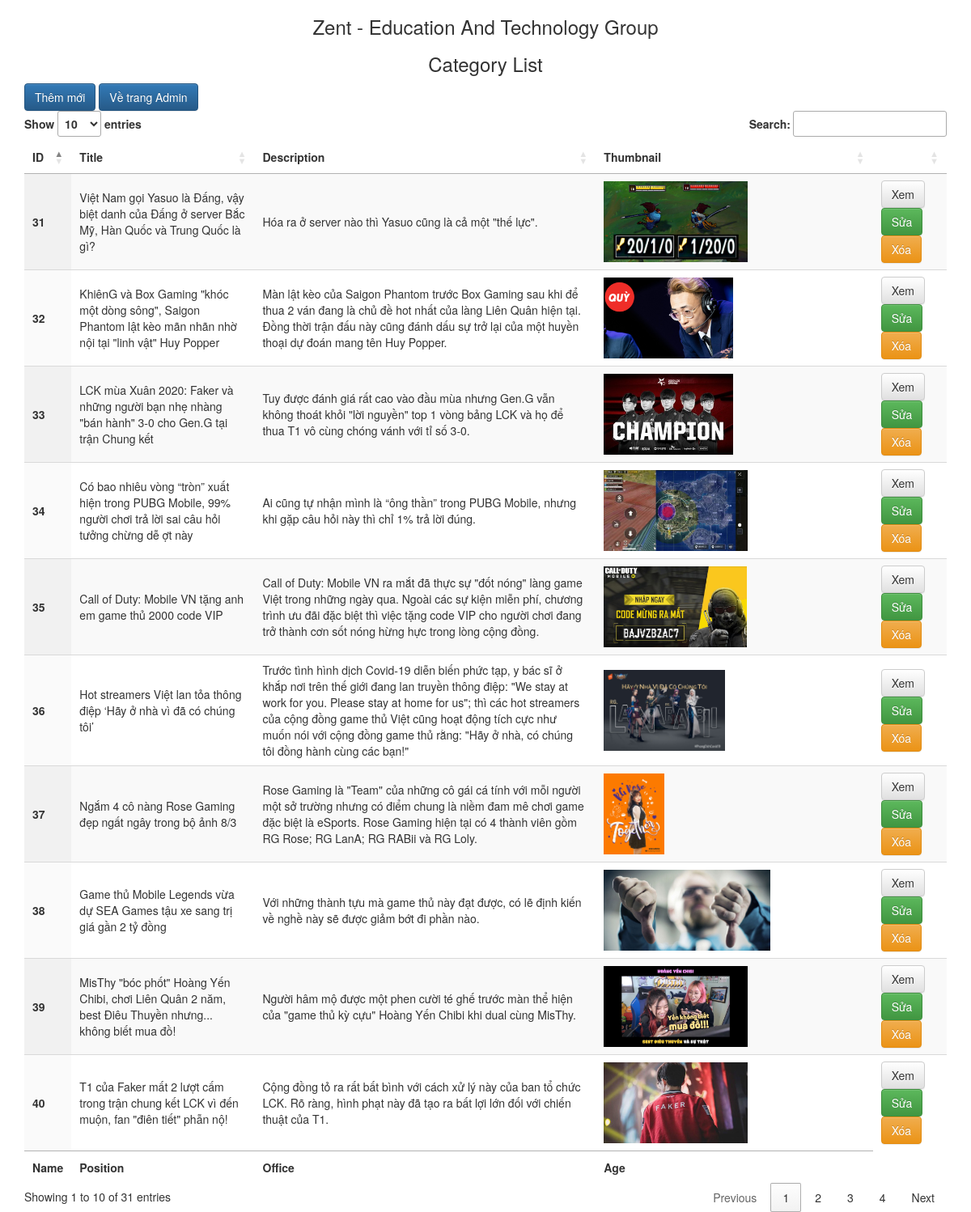
/Admin/posts/index.php (signed in), run on the app's committed database.
### tables this page shows
CREATE TABLE `posts`  (
  `id` int(11) NOT NULL AUTO_INCREMENT,
  `title` varchar(255) NULL DEFAULT NULL,
  `description` varchar(500) NULL DEFAULT NULL,
  `contents` text NULL,
  `thumbnail` varchar(255) NULL DEFAULT NULL,
  `author_id` int(11) NULL DEFAULT NULL,
  `categories_id` int(11) NULL DEFAULT NULL,
  `status` int(11) NULL DEFAULT NULL,
  `created_at` datetime(0) NOT NULL DEFAULT current_timestamp(),
  `count_view` int(255) NOT NULL,
  PRIMARY KEY (`id`) USING BTREE,
  INDEX `author_id`(`author_id`) USING BTREE,
  INDEX `categories_id`(`categories_id`) USING BTREE,
  CONSTRAINT `posts_ibfk_1` FOREIGN KEY (`author_id`) REFERENCES `authors` (`id`) ON DELETE CASCADE ON UPDATE CASCADE,
  CONSTRAINT `posts_ibfk_2` FOREIGN KEY (`categories_id`) REFERENCES `categories` (`id`) ON DELETE CASCADE ON UPDATE CASCADE
);

### Admin/posts/index.php (the view, shortened to what this page needs)
<?php
require_once('../../connection.php');
$query_posts =  "SELECT * from posts";
$result_posts = $conn->query($query_posts);
$posts_post = array();
while ($row = $result_posts->fetch_assoc()) {
  $posts_post[] = $row;
}
?>
<!DOCTYPE html>
<html>
<head>
  <link rel="stylesheet" href="http://netdna.bootstrapcdn.com/bootstrap/3.1.1/css/bootstrap.min.css">
  <link rel="stylesheet" href="http://netdna.bootstrapcdn.com/bootstrap/3.1.1/css/bootstrap-theme.min.css">
  <link type="text/css" rel="stylesheet" href="https://cdn.datatables.net/1.10.20/css/jquery.dataTables.min.css">
</head>
<body>
  <div class="container">
    <h3 align="center">Zent - Education And Technology Group</h3>
    <h3 align="center">Category List</h3>
    <a href="posts_add.php" type="button" class="btn btn-primary">Thêm mới</a>
    <a href="../index.php" type="button" class="btn btn-primary">Về trang Admin</a>
    <table id="example" class="display" style="width:100%">
      <thead>
        <tr>
          <th scope="col">ID</th>
          <th scope="col">Title</th>
          <th scope="col">Description</th>
          <th scope="col">Thumbnail</th>
          <th scope="col"></th>
        </tr>
      </thead>
      <tbody>
        <?php foreach ($posts_post as $status) { ?>
          <tr>
            <th scope="row"><?= $status['id'] ?></th>
            <td><?= $status['title'] ?></td>
            <td><?= $status['description'] ?></td>
            <td><img src="../../img/<?= $status['thumbnail'] ?>" height="100px"></td>
            <td>
              <a href="posts_detail.php?id=<?= $status['id'] ?>" type="button" class="btn btn-default">Xem</a>
              <a href="posts_edit.php?id=<?= $status['id'] ?>" type="button" class="btn btn-success">Sửa</a>
              <a href="posts_delete.php?id=<?= $status['id'] ?>" onclick="return confirm('Bạn có thật sự muốn xóa ?');" type="button" class="btn btn-warning">Xóa</a>
            </td>
          </tr>
        <?php } ?>
      </tbody>
      <tfoot>
        <tr>
          <th>Name</th>
          <th>Position</th>
          <th>Office</th>
          <th>Age</th>
        </tr>
      </tfoot>
    </table>
  </div>
</body>
</html>

### data on the page
posts: id "31", title "Việt Nam gọi Yasuo là Đấng, vậy biệt danh của Đấng ở server Bắc Mỹ, Hàn Quốc và Trung Quốc là gì?", description "Hóa ra ở server nào thì Yasuo cũng là cả một \"thế lực\".", thumbnail (picture)
posts: id "32", title "KhiênG và Box Gaming \"khóc một dòng sông\", Saigon Phantom lật kèo mãn nhãn nhờ nội tại \"linh vật\" Huy Popper", description "Màn lật kèo của Saigon Phantom trước Box Gaming sau khi để thua 2 ván đang là chủ đề hot nhất của làng Liên Quân hiện tại. Đồng thời trận đấu này cũng đánh dấu sự trở lại của một huyền thoại dự đoán mang tên Huy Popper.", thumbnail (picture)
posts: id "33", title "LCK mùa Xuân 2020: Faker và những người bạn nhẹ nhàng \"bán hành\" 3-0 cho Gen.G tại trận Chung kết", description "Tuy được đánh giá rất cao vào đầu mùa nhưng Gen.G vẫn không thoát khỏi \"lời nguyền\" top 1 vòng bảng LCK và họ để thua T1 vô cùng chóng vánh với tỉ số 3-0.", thumbnail (picture)
posts: id "34", title "Có bao nhiêu vòng “tròn” xuất hiện trong PUBG Mobile, 99% người chơi trả lời sai câu hỏi tưởng chừng dễ ợt này", description "Ai cũng tự nhận mình là “ông thần” trong PUBG Mobile, nhưng khi gặp câu hỏi này thì chỉ 1% trả lời đúng.", thumbnail (picture)
posts: id "35", title "Call of Duty: Mobile VN tặng anh em game thủ 2000 code VIP", description "Call of Duty: Mobile VN ra mắt đã thực sự \"đốt nóng\" làng game Việt trong những ngày qua. Ngoài các sự kiện miễn phí, chương trình ưu đãi đặc biệt thì việc tặng code VIP cho người chơi đang trở thành cơn sốt nóng hừng hực trong lòng cộng đồng.", thumbnail (picture)
posts: id "36", title "Hot streamers Việt lan tỏa thông điệp ‘Hãy ở nhà vì đã có chúng tôi’", description "Trước tình hình dịch Covid-19 diễn biến phức tạp, y bác sĩ ở khắp nơi trên thế giới đang lan truyền thông điệp: \"We stay at work for you. Please stay at home for us\"; thì các hot streamers của cộng đồng game thủ Việt cũng hoạt động tích cực như muốn nói với cộng đồng game thủ rằng: \"Hãy ở nhà, có chúng tôi đồng hành cùng các bạn!\"", thumbnail (picture)
posts: id "37", title "Ngắm 4 cô nàng Rose Gaming đẹp ngất ngây trong bộ ảnh 8/3", description "Rose Gaming là \"Team\" của những cô gái cá tính với mỗi người một sở trường nhưng có điểm chung là niềm đam mê chơi game đặc biệt là eSports. Rose Gaming hiện tại có 4 thành viên gồm RG Rose; RG LanA; RG RABii và RG Loly.", thumbnail (picture)
posts: id "38", title "Game thủ Mobile Legends vừa dự SEA Games tậu xe sang trị giá gần 2 tỷ đồng", description "Với những thành tựu mà game thủ này đạt được, có lẽ định kiến về nghề này sẽ được giảm bớt đi phần nào.", thumbnail (picture)
posts: id "39", title "MisThy \"bóc phốt\" Hoàng Yến Chibi, chơi Liên Quân 2 năm, best Điêu Thuyền nhưng... không biết mua đồ!", description "Người hâm mộ được một phen cười té ghế trước màn thể hiện của \"game thủ kỳ cựu\" Hoàng Yến Chibi khi dual cùng MisThy.", thumbnail (picture)
posts: id "40", title "T1 của Faker mất 2 lượt cấm trong trận chung kết LCK vì đến muộn, fan \"điên tiết\" phẫn nộ!", description "Cộng đồng tỏ ra rất bất bình với cách xử lý này của ban tổ chức LCK. Rõ ràng, hình phạt này đã tạo ra bất lợi lớn đối với chiến thuật của T1.", thumbnail (picture)
